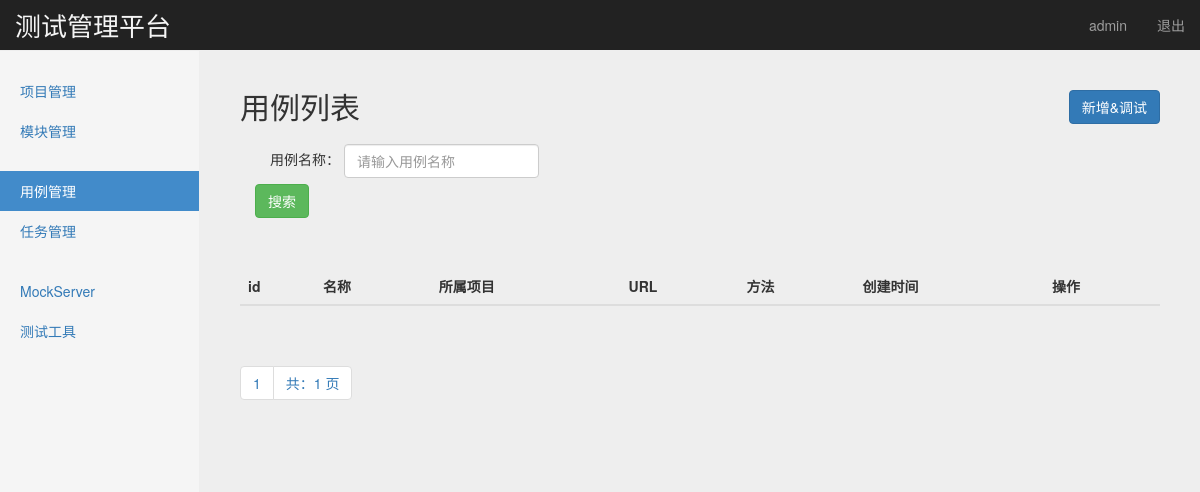
The page /interface/case_manage/ (signed in) on the database as committed earlier.
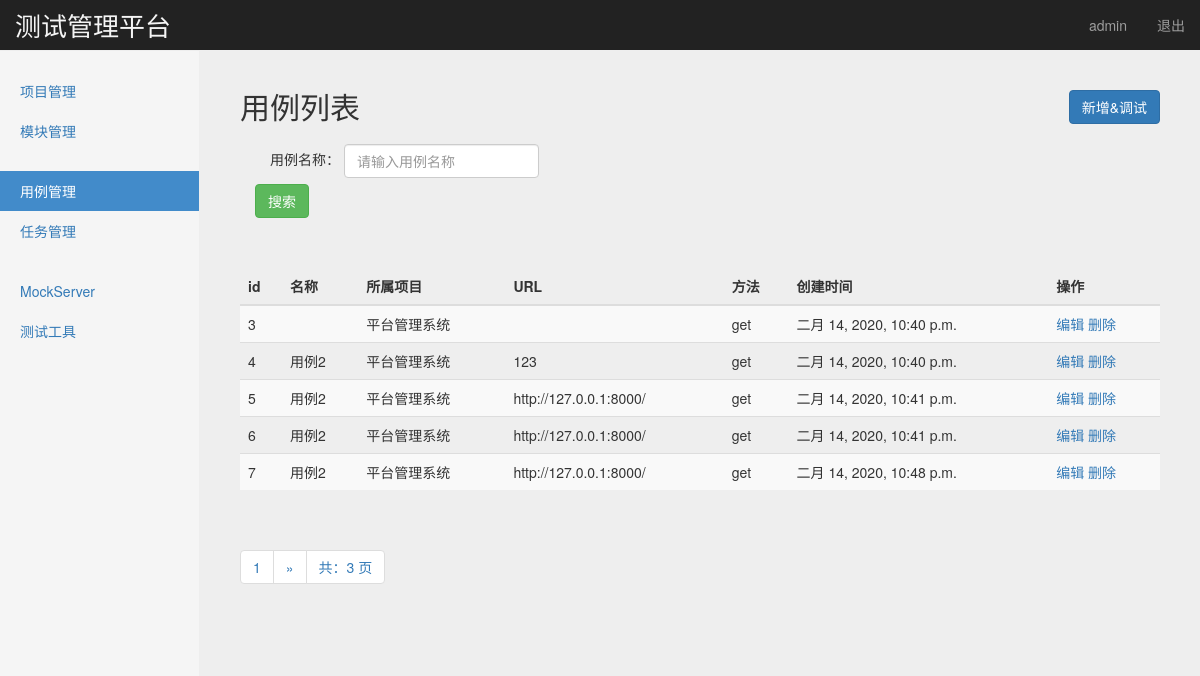
The same page on the database as committed later.
### interface_app/models.py (models this page shows, shortened)
class TestCase(models.Model):
    module = models.ForeignKey(Module,related_query_name="项目",on_delete=models.CASCADE) #on_delete=models.CASCADE外健联级删除
    name = models.CharField("名称",max_length=100,blank=False,default='')
    url =models.TextField("url",default='')
    req_method = models.CharField("方法", max_length=10,default='')
    req_type = models.CharField("参数类型", max_length=10,default='')
    req_header = models.TextField("Header",default='')
    req_parameter = models.TextField("参数",default='')
    responses_assert = models.TextField("验证", default='')
    create_time = models.DateTimeField('创建时间',auto_now=True)

### project_app/models.py (models this page shows, shortened)
class Module(models.Model):
    project = models.ForeignKey(Project,related_query_name="项目",on_delete=models.CASCADE) #on_delete=models.CASCADE外健联级删除
    name = models.CharField("名称",max_length=100,blank=False,default='')
    describe = models.TextField("描述",default='')
    create_time = models.DateTimeField('创建时间',auto_now=True)

class Project(models.Model):
    name = models.CharField('名称',max_length=100,blank=False,default='',unique=True)
    describe = models.TextField('描述',default='')
    status = models.BooleanField('状态',default=True)
    create_time = models.DateTimeField('创建时间',auto_now=True)
    def __str__(self):
        return self.name

### interface_app/views.py (the view)
# urls.py: path('case_manage/', views.case_manage),
@login_required
def case_manage(request):
    if request.method == 'GET':
        testcases = TestCase.objects.get_queryset().order_by('id')
        paginator = Paginator(testcases,5)
        page = request.GET.get("page")
        form = ModuleForm()
        try:
            contacts = paginator.page(page)
        except PageNotAnInteger:
            contacts = paginator.page(1)
        except EmptyPage:
            contacts = paginator.page(paginator.num_pages)
        return render(request,'case_manage.html',{'type':'list',"testcases":contacts,"form":form})
    else:
        return HttpResponse("404")

### project_app/forms.py
class ModuleForm(forms.ModelForm):
    class Meta:
        model = Module
        exclude = ['create_time']

### templates/case_manage.html (shortened to what this page needs)
{% extends "base.html" %}
{% block content %}
    <nav class="navbar navbar-inverse navbar-fixed-top">
      <div class="container-fluid">
        <div class="navbar-header">
          <a class="navbar-brand" style=" color:#f5f5f5; font-size:26px;" href="#">测试管理平台</a>
        </div>
        <div id="navbar" class="navbar-collapse collapse">
          <ul class="nav navbar-nav navbar-right">
            <li><a href="#">{{ user }}</a></li>
            <li><a href="/logout/">退出</a></li>
          </ul>
        </div>
      </div>
    </nav>
    <div class="container-fluid">
      <div class="row">
        <div class="col-sm-3 col-md-2 sidebar">
          <ul class="nav nav-sidebar">
            <li><a href="/manage/project_manage/">项目管理</a></li>
            <li><a href="/manage/module_manage/">模块管理</a></li>
          </ul>
          <ul class="nav nav-sidebar">
            <li class="active"><a href="/interface/case_manage/">用例管理</a></li>
            <li><a href="">任务管理</a></li>
          </ul>
          <ul class="nav nav-sidebar">
            <li><a href="">MockServer</a></li>
            <li><a href="">测试工具</a></li>
          </ul>
        </div>
        {% if type == 'list' %}
        <div class="col-sm-9 col-sm-offset-3 col-md-10 col-md-offset-2 main">
          <h2 class="sub-header">用例列表
            <button type="button" class="btn btn-primary" style="float: right"
            onclick="window.location.href='/interface/add_case/'">新增&调试</button>
          </h2>
          <form class="navbar-form" method="get" action="/interface/search_case_name/">
            <div class="form-group col-sm-10">
                用例名称： <input name="case_name" type="text" placeholder="请输入用例名称" class="form-control">
            </div>
            <br/>
            <br/>
            <button type="submit" class="btn btn-success">搜索</button>
          </form>
          <div class="table-responsive" style="margin-top: 50px;">
            <table class="table table-striped">
              <thead>
                <tr>
                  <th>id</th>
                  <th>名称</th>
                  <th>所属项目</th>
                  <th>URL</th>
                  <th>方法</th>
                  <th>创建时间</th>
                  <th>操作</th>
                </tr>
              </thead>
              <tbody>
                {% for case in testcases %}
                <tr>
                  <td>{{ case.id }}</td>
                  <td>{{ case.name }}</td>
                  <td>{{ case.module.project }}</td>
                  <td>{{ case.url }}</td>
                  <td>{{ case.req_method }}</td>
                  <td>{{ case.create_time }}</td>
                  <td>
                    <a href="/interface/edit_case/{{ case.id }}">编辑</a>
                    <a href="/interface/delete_case/{{ case.id }}">删除</a>
                  </td>
                </tr>
                {% endfor %}
              </tbody>
            </table>
          </div>
          <div class="pagination">
              <span class="step-links">
                  <ul class="pagination">
                      <li><a href="#">{{ testcases.number }}</a></li>
                      {% if testcases.has_next %}
                          {% if case_name %}
                              <li><a href="?case_name={{ case_name }}&page={{ testcases.next_page_number }}">&raquo;</a></li>
                          {% else %}
                              <li><a href="?page={{ testcases.next_page_number }}">&raquo;</a></li>
                          {% endif %}
                      {% endif %}
                      <li><a href="#">共：{{ testcases.paginator.num_pages }} 页</a></li>
                  </ul>
              </span>
          </div>
        </div>
        {% endif %}
      </div>
    </div>
{% endblock %}

Rows that differ between the two databases and show on the page:
added TestCase: id "3", module.project "平台管理系统", req_method "get", create_time "二月 14, 2020, 10:40 p.m."
added TestCase: id "4", name "用例2", module.project "平台管理系统", url "123", req_method "get", create_time "二月 14, 2020, 10:40 p.m."
added TestCase: id "5", name "用例2", module.project "平台管理系统", url "http://127.0.0.1:8000/", req_method "get", create_time "二月 14, 2020, 10:41 p.m."
added TestCase: id "6", name "用例2", module.project "平台管理系统", url "http://127.0.0.1:8000/", req_method "get", create_time "二月 14, 2020, 10:41 p.m."
added TestCase: id "7", name "用例2", module.project "平台管理系统", url "http://127.0.0.1:8000/", req_method "get", create_time "二月 14, 2020, 10:48 p.m."
Other text that changed with them:
{{ testcases.paginator.num_pages }}: "1" → "3"
